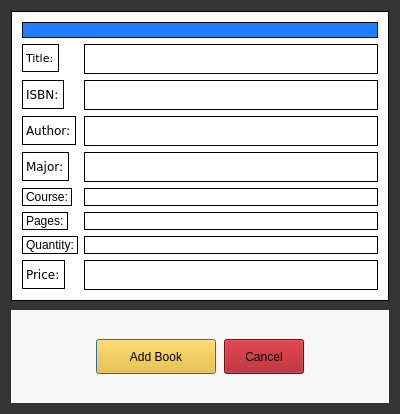
<?xml version="1.0" encoding="UTF-8"?>
<ui version="4.0">
 <class>AddBook</class>
 <widget class="QDialog" name="AddBook">
  <property name="geometry">
   <rect>
    <x>0</x>
    <y>0</y>
    <width>400</width>
    <height>414</height>
   </rect>
  </property>
  <property name="windowTitle">
   <string>Dialog</string>
  </property>
  <property name="styleSheet">
   <string notr="true">background-color: rgb(52, 52, 52);</string>
  </property>
  <layout class="QVBoxLayout" name="verticalLayout">
   <property name="spacing">
    <number>9</number>
   </property>
   <item>
    <widget class="QFrame" name="">
     <property name="styleSheet">
      <string notr="true">border: 1px solid rgb(0,0,15);
borde-radius:5px;
background-color:white;
color:black;</string>
     </property>
     <layout class="QFormLayout" name="formLayout">
      <property name="leftMargin">
       <number>10</number>
      </property>
      <property name="topMargin">
       <number>10</number>
      </property>
      <property name="rightMargin">
       <number>10</number>
      </property>
      <property name="bottomMargin">
       <number>10</number>
      </property>
      <item row="0" column="0" colspan="2">
       <widget class="QLabel" name="errorMsgs">
        <property name="styleSheet">
         <string notr="true">background-color: rgb(29, 127, 255);</string>
        </property>
        <property name="text">
         <string/>
        </property>
       </widget>
      </item>
      <item row="1" column="0">
       <widget class="QLabel" name="label">
        <property name="minimumSize">
         <size>
          <width>0</width>
          <height>0</height>
         </size>
        </property>
        <property name="font">
         <font>
          <family>Verdana</family>
          <pointsize>8</pointsize>
         </font>
        </property>
        <property name="text">
         <string>Title:</string>
        </property>
       </widget>
      </item>
      <item row="1" column="1">
       <widget class="QLineEdit" name="Title">
        <property name="minimumSize">
         <size>
          <width>0</width>
          <height>30</height>
         </size>
        </property>
        <property name="inputMethodHints">
         <set>Qt::ImhLatinOnly</set>
        </property>
       </widget>
      </item>
      <item row="2" column="1">
       <widget class="QLineEdit" name="ISBN">
        <property name="minimumSize">
         <size>
          <width>0</width>
          <height>30</height>
         </size>
        </property>
        <property name="inputMethodHints">
         <set>Qt::ImhDialableCharactersOnly</set>
        </property>
        <property name="echoMode">
         <enum>QLineEdit::Normal</enum>
        </property>
       </widget>
      </item>
      <item row="3" column="0">
       <widget class="QLabel" name="label_3">
        <property name="font">
         <font>
          <family>Verdana</family>
         </font>
        </property>
        <property name="text">
         <string>Author:</string>
        </property>
       </widget>
      </item>
      <item row="3" column="1">
       <widget class="QLineEdit" name="author">
        <property name="minimumSize">
         <size>
          <width>0</width>
          <height>30</height>
         </size>
        </property>
        <property name="inputMethodHints">
         <set>Qt::ImhLatinOnly</set>
        </property>
       </widget>
      </item>
      <item row="4" column="0">
       <widget class="QLabel" name="label_4">
        <property name="font">
         <font>
          <family>Verdana</family>
         </font>
        </property>
        <property name="text">
         <string>Major:</string>
        </property>
        <property name="alignment">
         <set>Qt::AlignLeading|Qt::AlignLeft|Qt::AlignVCenter</set>
        </property>
       </widget>
      </item>
      <item row="4" column="1">
       <widget class="QLineEdit" name="major">
        <property name="minimumSize">
         <size>
          <width>0</width>
          <height>30</height>
         </size>
        </property>
        <property name="inputMethodHints">
         <set>Qt::ImhLatinOnly</set>
        </property>
       </widget>
      </item>
      <item row="8" column="0">
       <widget class="QLabel" name="label_5">
        <property name="font">
         <font>
          <family>Verdana</family>
         </font>
        </property>
        <property name="text">
         <string>Price:</string>
        </property>
        <property name="alignment">
         <set>Qt::AlignLeading|Qt::AlignLeft|Qt::AlignVCenter</set>
        </property>
       </widget>
      </item>
      <item row="8" column="1">
       <widget class="QLineEdit" name="price">
        <property name="minimumSize">
         <size>
          <width>0</width>
          <height>30</height>
         </size>
        </property>
        <property name="inputMethodHints">
         <set>Qt::ImhFormattedNumbersOnly</set>
        </property>
       </widget>
      </item>
      <item row="2" column="0">
       <widget class="QLabel" name="label_2">
        <property name="font">
         <font>
          <family>Verdana</family>
         </font>
        </property>
        <property name="text">
         <string>ISBN:</string>
        </property>
       </widget>
      </item>
      <item row="5" column="0">
       <widget class="QLabel" name="label_6">
        <property name="text">
         <string>Course:</string>
        </property>
       </widget>
      </item>
      <item row="5" column="1">
       <widget class="QLineEdit" name="course">
        <property name="inputMethodHints">
         <set>Qt::ImhLatinOnly</set>
        </property>
       </widget>
      </item>
      <item row="6" column="1">
       <widget class="QLineEdit" name="pages">
        <property name="inputMethodHints">
         <set>Qt::ImhDigitsOnly|Qt::ImhPreferNumbers</set>
        </property>
       </widget>
      </item>
      <item row="7" column="1">
       <widget class="QLineEdit" name="quantity">
        <property name="inputMethodHints">
         <set>Qt::ImhDigitsOnly|Qt::ImhPreferNumbers</set>
        </property>
       </widget>
      </item>
      <item row="6" column="0">
       <widget class="QLabel" name="label_7">
        <property name="text">
         <string>Pages:</string>
        </property>
       </widget>
      </item>
      <item row="7" column="0">
       <widget class="QLabel" name="label_8">
        <property name="text">
         <string>Quantity:</string>
        </property>
       </widget>
      </item>
     </layout>
    </widget>
   </item>
   <item>
    <widget class="QFrame" name="">
     <property name="styleSheet">
      <string notr="true">
background-color: rgb(247, 247, 247);</string>
     </property>
     <layout class="QHBoxLayout" name="horizontalLayout">
      <property name="spacing">
       <number>8</number>
      </property>
      <item>
       <spacer name="horizontalSpacer">
        <property name="orientation">
         <enum>Qt::Horizontal</enum>
        </property>
        <property name="sizeHint" stdset="0">
         <size>
          <width>40</width>
          <height>20</height>
         </size>
        </property>
       </spacer>
      </item>
      <item>
       <widget class="QPushButton" name="addBook">
        <property name="minimumSize">
         <size>
          <width>120</width>
          <height>35</height>
         </size>
        </property>
        <property name="styleSheet">
         <string notr="true">
background-color:rgb(255, 186, 11);
color:black;</string>
        </property>
        <property name="text">
         <string>Add Book</string>
        </property>
       </widget>
      </item>
      <item>
       <widget class="QPushButton" name="Cancel">
        <property name="minimumSize">
         <size>
          <width>0</width>
          <height>35</height>
         </size>
        </property>
        <property name="styleSheet">
         <string notr="true">
background-color: rgb(162, 12, 22);
color:black;</string>
        </property>
        <property name="text">
         <string>Cancel</string>
        </property>
       </widget>
      </item>
      <item>
       <spacer name="horizontalSpacer_2">
        <property name="orientation">
         <enum>Qt::Horizontal</enum>
        </property>
        <property name="sizeHint" stdset="0">
         <size>
          <width>40</width>
          <height>20</height>
         </size>
        </property>
       </spacer>
      </item>
     </layout>
    </widget>
   </item>
  </layout>
 </widget>
 <tabstops>
  <tabstop>Title</tabstop>
  <tabstop>ISBN</tabstop>
  <tabstop>author</tabstop>
  <tabstop>major</tabstop>
  <tabstop>course</tabstop>
  <tabstop>pages</tabstop>
  <tabstop>quantity</tabstop>
  <tabstop>price</tabstop>
  <tabstop>addBook</tabstop>
  <tabstop>Cancel</tabstop>
 </tabstops>
 <resources/>
 <connections/>
</ui>
